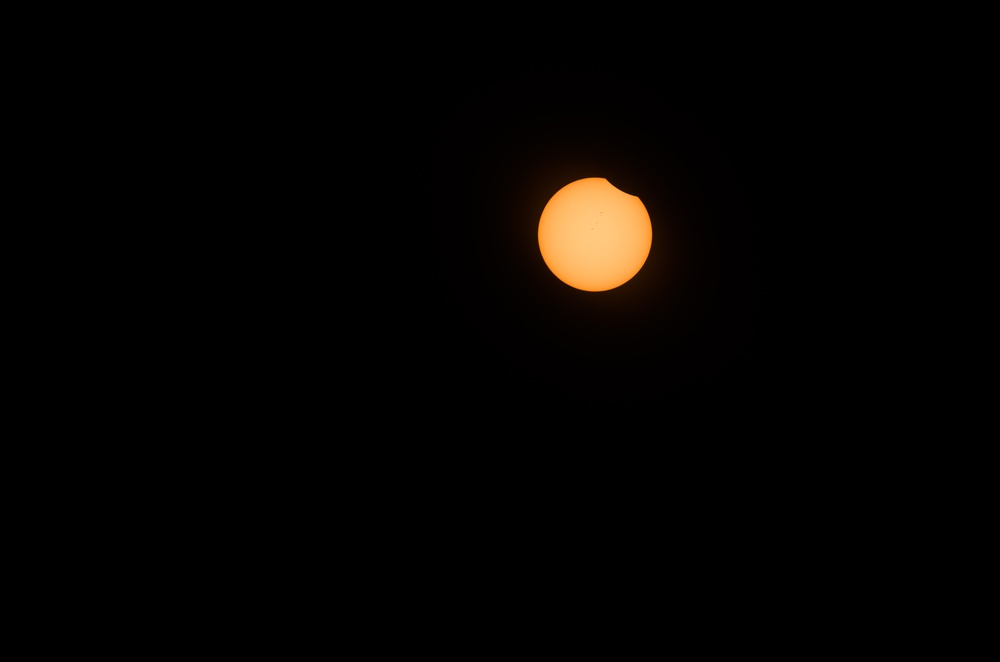
#> input picture sample/01.jpg, 1000 x 662 px, shrunk from 4928 x 3264 before the run
$ python convex.py ../sample/01.jpg
#> lines starting #> are read from the running program, lines starting #| are printed output that depends on the picture; after the words box and inside, x2 and y2 are one past the last pixel; in counts of white or black regions, pixels touching at a corner belong together
#!/usr/bin/env python3

import sys
import cv2 as cv
import numpy

thresholdx = 50

src = cv.imread(cv.samples.findFile(sys.argv[1]))
#> src is the input picture: shape (662, 1000, 3); mean B, G, R 1.5, 3, 4.7
cv.imshow("Source", src)
src_gray = cv.cvtColor(src, cv.COLOR_BGR2GRAY)
_, area = cv.threshold(src_gray, thresholdx, 255, cv.THRESH_BINARY)
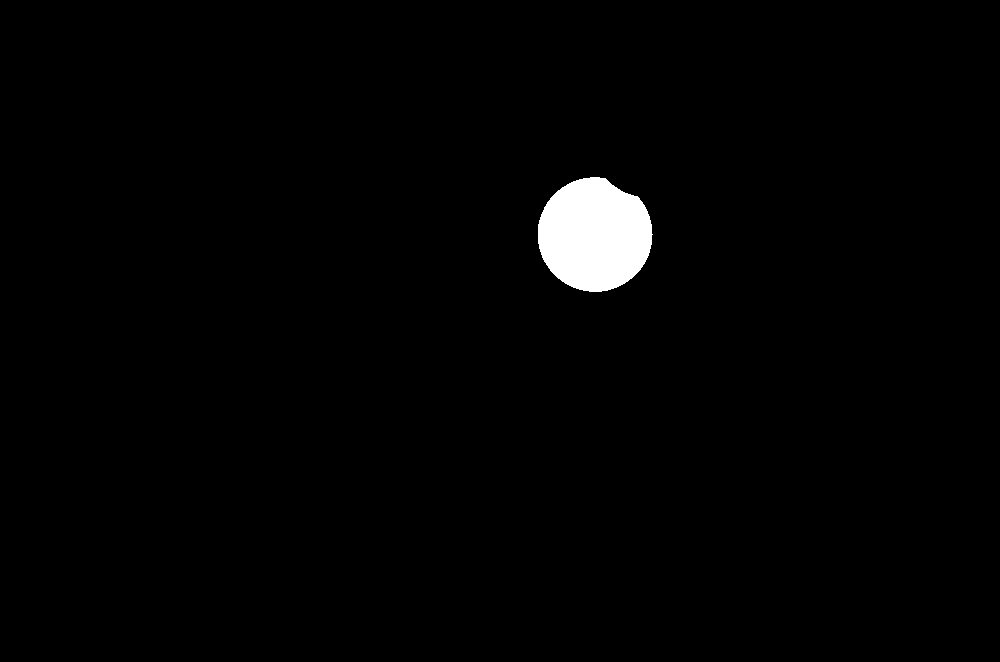
#> area: shape (662, 1000); 1.5% white; 1 white region
# cv.imshow("Active Area", area)
contours, _ = cv.findContours(area, cv.RETR_TREE, cv.CHAIN_APPROX_SIMPLE)
#> contours = 1 contour; box (x1, y1, x2, y2) and area: (538, 177, 653, 292) 10018

areac = numpy.zeros((src.shape[0], src.shape[1], 3), dtype=numpy.uint8)
if not contours is None:
    if len(contours) > 1:
        print("enlarge thresholdx to get only one contour")
    else:
        hull = cv.convexHull(contours[0])
#> hull = contour of 46 points, box (x1, y1, x2, y2) (538, 177, 653, 292), area 10176
        cv.drawContours(areac, [hull], 0, (255,255,255), thickness=cv.FILLED)
#> areac: shape (662, 1000, 3); 1.6% white; 1 white region, box (x1, y1, x2, y2) and area: (538, 177, 653, 292) 10331

areac_gray = cv.cvtColor(areac, cv.COLOR_BGR2GRAY)
cv.imshow("Convex", areac_gray)

circles = cv.HoughCircles(areac_gray, cv.HOUGH_GRADIENT, 1, 200, param1=100, param2=5, minRadius=65, maxRadius=75)
#> circles = [[584.5, 233.5, 67.2]]

if not circles is None:
    circles = numpy.uint16(numpy.around(circles))[0,:]
#> circles = [[584, 234, 67]]
    print("How many circles? %d" %(len(circles)))
#| How many circles? 1
    for circle in circles:
        center_x = circle[0]
        center_y = circle[1]
        radius   = circle[2]
        cv.circle(areac, (center_x, center_y), radius, (0,255,0), 1)
        cv.circle(areac, (center_x, center_y), 2, (0,0,255), 3)
#> this loop made 1 pass
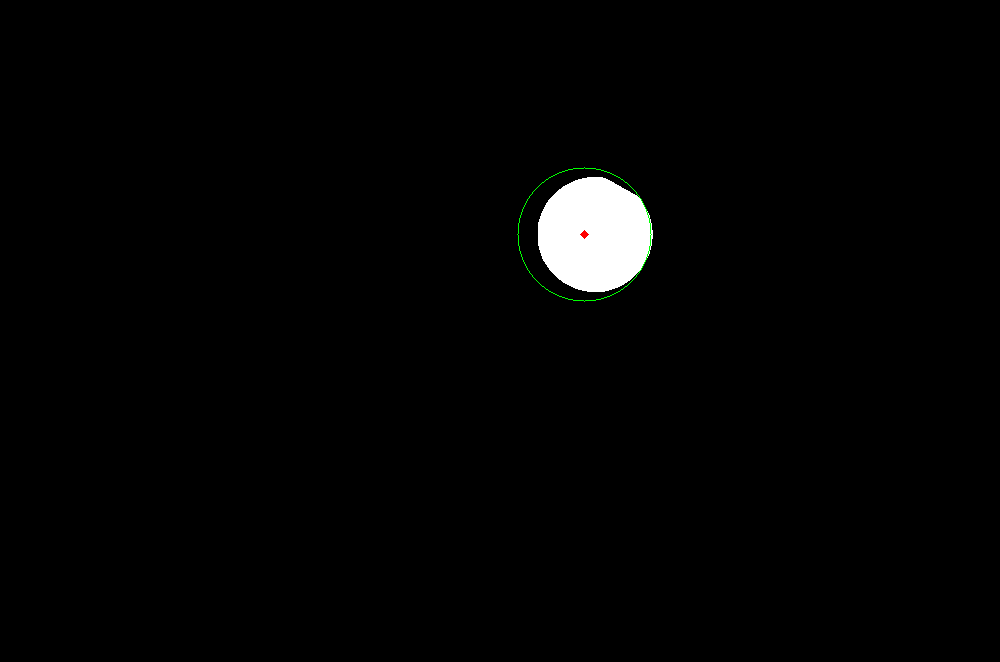
#> areac: shape (662, 1000, 3); mean of channels 0, 1, 2 3.9, 4.1, 4; drawn as B, G, R
    cv.imshow("Detected", areac)
else:
    print("No circle")

cv.waitKey()
